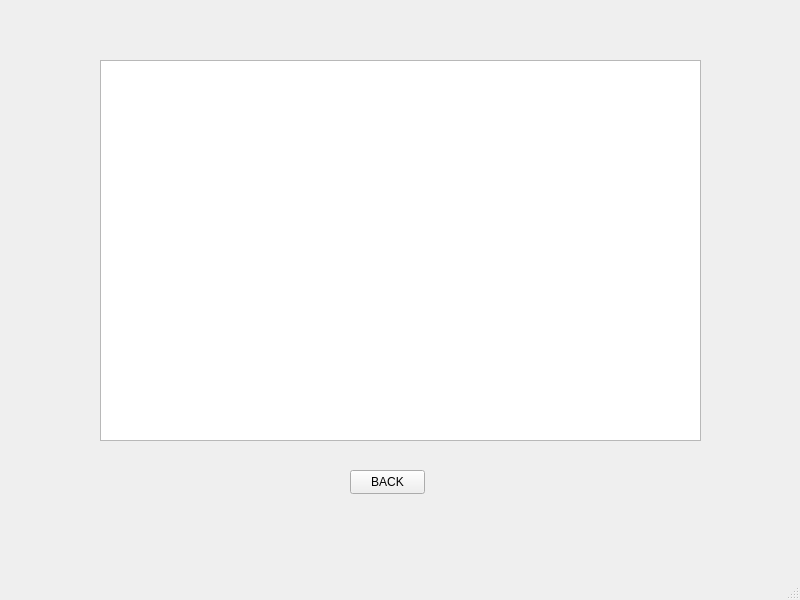
<?xml version="1.0" encoding="UTF-8"?>
<ui version="4.0">
 <class>MainWindow</class>
 <widget class="QMainWindow" name="MainWindow">
  <property name="geometry">
   <rect>
    <x>0</x>
    <y>0</y>
    <width>800</width>
    <height>600</height>
   </rect>
  </property>
  <property name="windowTitle">
   <string>MainWindow</string>
  </property>
  <widget class="QWidget" name="centralwidget">
   <widget class="QStackedWidget" name="stackedWidget">
    <property name="geometry">
     <rect>
      <x>0</x>
      <y>0</y>
      <width>801</width>
      <height>571</height>
     </rect>
    </property>
    <property name="currentIndex">
     <number>3</number>
    </property>
    <widget class="QWidget" name="page_4">
     <widget class="QLabel" name="label">
      <property name="geometry">
       <rect>
        <x>80</x>
        <y>60</y>
        <width>641</width>
        <height>51</height>
       </rect>
      </property>
      <property name="font">
       <font>
        <pointsize>28</pointsize>
       </font>
      </property>
      <property name="text">
       <string>SELAMAT DATANG DI TO-DO LIST</string>
      </property>
      <property name="alignment">
       <set>Qt::AlignCenter</set>
      </property>
     </widget>
     <widget class="QLabel" name="label_2">
      <property name="geometry">
       <rect>
        <x>80</x>
        <y>140</y>
        <width>641</width>
        <height>51</height>
       </rect>
      </property>
      <property name="font">
       <font>
        <pointsize>24</pointsize>
       </font>
      </property>
      <property name="text">
       <string>SILAHKA LOGIN TERLEBIH DAHULU</string>
      </property>
      <property name="alignment">
       <set>Qt::AlignCenter</set>
      </property>
     </widget>
     <widget class="QLineEdit" name="lineEditUsername">
      <property name="geometry">
       <rect>
        <x>330</x>
        <y>240</y>
        <width>151</width>
        <height>31</height>
       </rect>
      </property>
      <property name="font">
       <font>
        <pointsize>11</pointsize>
       </font>
      </property>
      <property name="text">
       <string>Username</string>
      </property>
     </widget>
     <widget class="QLineEdit" name="lineEditPassword">
      <property name="geometry">
       <rect>
        <x>330</x>
        <y>280</y>
        <width>151</width>
        <height>31</height>
       </rect>
      </property>
      <property name="font">
       <font>
        <pointsize>11</pointsize>
       </font>
      </property>
      <property name="text">
       <string>Password</string>
      </property>
     </widget>
     <widget class="QPushButton" name="pushButtonLOGIN">
      <property name="geometry">
       <rect>
        <x>340</x>
        <y>320</y>
        <width>111</width>
        <height>41</height>
       </rect>
      </property>
      <property name="font">
       <font>
        <pointsize>18</pointsize>
       </font>
      </property>
      <property name="text">
       <string>MASUK</string>
      </property>
     </widget>
    </widget>
    <widget class="QWidget" name="page">
     <widget class="QPushButton" name="pushButtonFILL">
      <property name="geometry">
       <rect>
        <x>10</x>
        <y>440</y>
        <width>221</width>
        <height>111</height>
       </rect>
      </property>
      <property name="text">
       <string>fill attribute</string>
      </property>
     </widget>
     <widget class="QPushButton" name="pushButtonView">
      <property name="geometry">
       <rect>
        <x>450</x>
        <y>440</y>
        <width>221</width>
        <height>111</height>
       </rect>
      </property>
      <property name="text">
       <string>View</string>
      </property>
     </widget>
     <widget class="QTextBrowser" name="textBrowser">
      <property name="geometry">
       <rect>
        <x>90</x>
        <y>20</y>
        <width>641</width>
        <height>391</height>
       </rect>
      </property>
     </widget>
     <widget class="QPushButton" name="pushButtonEdit">
      <property name="geometry">
       <rect>
        <x>230</x>
        <y>440</y>
        <width>221</width>
        <height>111</height>
       </rect>
      </property>
      <property name="text">
       <string>edit</string>
      </property>
     </widget>
     <widget class="QTableWidget" name="tableWidget">
      <property name="geometry">
       <rect>
        <x>280</x>
        <y>20</y>
        <width>451</width>
        <height>391</height>
       </rect>
      </property>
     </widget>
     <widget class="QPushButton" name="pushButtonDelete">
      <property name="geometry">
       <rect>
        <x>680</x>
        <y>440</y>
        <width>101</width>
        <height>111</height>
       </rect>
      </property>
      <property name="text">
       <string>DELETE</string>
      </property>
      <property name="icon">
       <iconset>
        <normaloff>D:/Design project/whatsapp.svg</normaloff>D:/Design project/whatsapp.svg</iconset>
      </property>
     </widget>
    </widget>
    <widget class="QWidget" name="page_2">
     <widget class="QPushButton" name="pushButtonSubmit">
      <property name="geometry">
       <rect>
        <x>260</x>
        <y>310</y>
        <width>75</width>
        <height>24</height>
       </rect>
      </property>
      <property name="text">
       <string>Submit</string>
      </property>
     </widget>
     <widget class="QLineEdit" name="lineEditName">
      <property name="geometry">
       <rect>
        <x>240</x>
        <y>170</y>
        <width>113</width>
        <height>22</height>
       </rect>
      </property>
     </widget>
     <widget class="QLineEdit" name="lineEditDesc">
      <property name="geometry">
       <rect>
        <x>240</x>
        <y>200</y>
        <width>113</width>
        <height>22</height>
       </rect>
      </property>
     </widget>
     <widget class="QDateTimeEdit" name="dateTimeEdit">
      <property name="geometry">
       <rect>
        <x>240</x>
        <y>230</y>
        <width>194</width>
        <height>22</height>
       </rect>
      </property>
      <property name="calendarPopup">
       <bool>true</bool>
      </property>
     </widget>
    </widget>
    <widget class="QWidget" name="page_3">
     <widget class="QPushButton" name="pushButtonBack">
      <property name="geometry">
       <rect>
        <x>350</x>
        <y>470</y>
        <width>75</width>
        <height>24</height>
       </rect>
      </property>
      <property name="text">
       <string>BACK</string>
      </property>
     </widget>
     <widget class="QTextBrowser" name="textBrowserDetails">
      <property name="geometry">
       <rect>
        <x>100</x>
        <y>60</y>
        <width>601</width>
        <height>381</height>
       </rect>
      </property>
     </widget>
    </widget>
    <widget class="QWidget" name="page_5">
     <widget class="QLineEdit" name="lineEdit">
      <property name="geometry">
       <rect>
        <x>290</x>
        <y>130</y>
        <width>113</width>
        <height>22</height>
       </rect>
      </property>
     </widget>
     <widget class="QLineEdit" name="lineEdit_2">
      <property name="geometry">
       <rect>
        <x>290</x>
        <y>170</y>
        <width>113</width>
        <height>22</height>
       </rect>
      </property>
     </widget>
     <widget class="QDateTimeEdit" name="dateTimeEdit_2">
      <property name="geometry">
       <rect>
        <x>260</x>
        <y>210</y>
        <width>194</width>
        <height>22</height>
       </rect>
      </property>
      <property name="calendarPopup">
       <bool>true</bool>
      </property>
     </widget>
     <widget class="QPushButton" name="pushButtonSave">
      <property name="geometry">
       <rect>
        <x>310</x>
        <y>290</y>
        <width>75</width>
        <height>24</height>
       </rect>
      </property>
      <property name="text">
       <string>SAVE</string>
      </property>
     </widget>
     <widget class="QPushButton" name="pushButtonBack_2">
      <property name="geometry">
       <rect>
        <x>310</x>
        <y>320</y>
        <width>75</width>
        <height>24</height>
       </rect>
      </property>
      <property name="text">
       <string>BACK</string>
      </property>
     </widget>
    </widget>
   </widget>
  </widget>
  <widget class="QMenuBar" name="menubar">
   <property name="geometry">
    <rect>
     <x>0</x>
     <y>0</y>
     <width>800</width>
     <height>22</height>
    </rect>
   </property>
  </widget>
  <widget class="QStatusBar" name="statusbar"/>
 </widget>
 <resources/>
 <connections/>
</ui>
